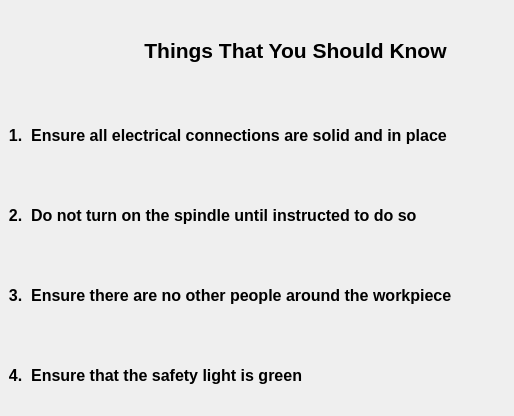
<?xml version="1.0" encoding="UTF-8"?>
<ui version="4.0">
 <class>Dialog</class>
 <widget class="QDialog" name="Dialog">
  <property name="geometry">
   <rect>
    <x>0</x>
    <y>0</y>
    <width>514</width>
    <height>416</height>
   </rect>
  </property>
  <property name="minimumSize">
   <size>
    <width>514</width>
    <height>416</height>
   </size>
  </property>
  <property name="maximumSize">
   <size>
    <width>514</width>
    <height>416</height>
   </size>
  </property>
  <property name="windowTitle">
   <string>自动绘画UI</string>
  </property>
  <property name="styleSheet">
   <string notr="true"/>
  </property>
  <widget class="QLabel" name="label">
   <property name="geometry">
    <rect>
     <x>80</x>
     <y>10</y>
     <width>431</width>
     <height>81</height>
    </rect>
   </property>
   <property name="font">
    <font>
     <family>Arial</family>
     <pointsize>16</pointsize>
     <weight>75</weight>
     <bold>true</bold>
    </font>
   </property>
   <property name="text">
    <string>Things That You Should Know</string>
   </property>
   <property name="alignment">
    <set>Qt::AlignCenter</set>
   </property>
  </widget>
  <widget class="QLabel" name="label_2">
   <property name="geometry">
    <rect>
     <x>0</x>
     <y>100</y>
     <width>511</width>
     <height>71</height>
    </rect>
   </property>
   <property name="font">
    <font>
     <family>Arial</family>
     <pointsize>12</pointsize>
     <weight>75</weight>
     <bold>true</bold>
    </font>
   </property>
   <property name="text">
    <string>  1.  Ensure all electrical connections are solid and in place</string>
   </property>
   <property name="textFormat">
    <enum>Qt::AutoText</enum>
   </property>
   <property name="wordWrap">
    <bool>true</bool>
   </property>
   <property name="indent">
    <number>-1</number>
   </property>
  </widget>
  <widget class="QLabel" name="label_3">
   <property name="geometry">
    <rect>
     <x>0</x>
     <y>180</y>
     <width>511</width>
     <height>71</height>
    </rect>
   </property>
   <property name="font">
    <font>
     <family>Arial</family>
     <pointsize>12</pointsize>
     <weight>75</weight>
     <bold>true</bold>
    </font>
   </property>
   <property name="text">
    <string>  2.  Do not turn on the spindle until instructed to do so</string>
   </property>
   <property name="wordWrap">
    <bool>true</bool>
   </property>
  </widget>
  <widget class="QLabel" name="label_4">
   <property name="geometry">
    <rect>
     <x>0</x>
     <y>260</y>
     <width>511</width>
     <height>71</height>
    </rect>
   </property>
   <property name="font">
    <font>
     <family>Arial</family>
     <pointsize>12</pointsize>
     <weight>75</weight>
     <bold>true</bold>
    </font>
   </property>
   <property name="text">
    <string>  3.  Ensure there are no other people around the workpiece</string>
   </property>
   <property name="wordWrap">
    <bool>true</bool>
   </property>
  </widget>
  <widget class="QLabel" name="label_5">
   <property name="geometry">
    <rect>
     <x>0</x>
     <y>340</y>
     <width>511</width>
     <height>71</height>
    </rect>
   </property>
   <property name="font">
    <font>
     <family>Arial</family>
     <pointsize>12</pointsize>
     <weight>75</weight>
     <bold>true</bold>
    </font>
   </property>
   <property name="text">
    <string>  4.  Ensure that the safety light is green</string>
   </property>
   <property name="wordWrap">
    <bool>true</bool>
   </property>
  </widget>
  <widget class="QLabel" name="headicon_label">
   <property name="geometry">
    <rect>
     <x>20</x>
     <y>20</y>
     <width>61</width>
     <height>61</height>
    </rect>
   </property>
   <property name="text">
    <string/>
   </property>
   <property name="scaledContents">
    <bool>true</bool>
   </property>
  </widget>
 </widget>
 <resources/>
 <connections/>
</ui>
